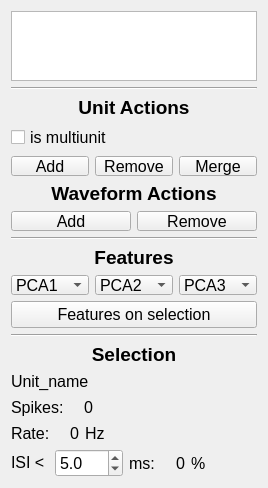
<?xml version="1.0" encoding="UTF-8"?>
<ui version="4.0">
 <class>UnitOperateTools</class>
 <widget class="QWidget" name="UnitOperateTools">
  <property name="geometry">
   <rect>
    <x>0</x>
    <y>0</y>
    <width>268</width>
    <height>396</height>
   </rect>
  </property>
  <property name="sizePolicy">
   <sizepolicy hsizetype="Minimum" vsizetype="Preferred">
    <horstretch>0</horstretch>
    <verstretch>0</verstretch>
   </sizepolicy>
  </property>
  <property name="font">
   <font>
    <pointsize>12</pointsize>
   </font>
  </property>
  <property name="windowTitle">
   <string>Form</string>
  </property>
  <layout class="QVBoxLayout" name="verticalLayout">
   <item>
    <widget class="QTableView" name="tableView">
     <property name="editTriggers">
      <set>QAbstractItemView::NoEditTriggers</set>
     </property>
     <property name="tabKeyNavigation">
      <bool>false</bool>
     </property>
     <property name="showDropIndicator" stdset="0">
      <bool>true</bool>
     </property>
     <property name="dragDropOverwriteMode">
      <bool>false</bool>
     </property>
     <attribute name="verticalHeaderVisible">
      <bool>false</bool>
     </attribute>
    </widget>
   </item>
   <item>
    <widget class="Line" name="line">
     <property name="orientation">
      <enum>Qt::Horizontal</enum>
     </property>
    </widget>
   </item>
   <item>
    <widget class="QLabel" name="unit_actions_label">
     <property name="font">
      <font>
       <pointsize>14</pointsize>
       <weight>75</weight>
       <bold>true</bold>
      </font>
     </property>
     <property name="text">
      <string>Unit Actions</string>
     </property>
     <property name="alignment">
      <set>Qt::AlignCenter</set>
     </property>
    </widget>
   </item>
   <item>
    <widget class="QCheckBox" name="is_multiunit_checkBox">
     <property name="text">
      <string>is multiunit</string>
     </property>
     <property name="tristate">
      <bool>false</bool>
     </property>
    </widget>
   </item>
   <item>
    <layout class="QHBoxLayout" name="horizontalLayout">
     <property name="sizeConstraint">
      <enum>QLayout::SetMinimumSize</enum>
     </property>
     <item>
      <widget class="QPushButton" name="add_unit_pushButton">
       <property name="minimumSize">
        <size>
         <width>45</width>
         <height>20</height>
        </size>
       </property>
       <property name="text">
        <string>Add</string>
       </property>
      </widget>
     </item>
     <item>
      <widget class="QPushButton" name="remove_unit_pushButton">
       <property name="minimumSize">
        <size>
         <width>45</width>
         <height>20</height>
        </size>
       </property>
       <property name="text">
        <string>Remove</string>
       </property>
      </widget>
     </item>
     <item>
      <widget class="QPushButton" name="merge_units_pushButton">
       <property name="minimumSize">
        <size>
         <width>45</width>
         <height>20</height>
        </size>
       </property>
       <property name="text">
        <string>Merge</string>
       </property>
      </widget>
     </item>
    </layout>
   </item>
   <item>
    <widget class="QLabel" name="wav_actions_label">
     <property name="font">
      <font>
       <pointsize>14</pointsize>
       <weight>75</weight>
       <bold>true</bold>
      </font>
     </property>
     <property name="text">
      <string>Waveform Actions</string>
     </property>
     <property name="alignment">
      <set>Qt::AlignCenter</set>
     </property>
    </widget>
   </item>
   <item>
    <layout class="QHBoxLayout" name="horizontalLayout_2">
     <property name="sizeConstraint">
      <enum>QLayout::SetMinimumSize</enum>
     </property>
     <item>
      <widget class="QPushButton" name="add_wav_pushButton">
       <property name="minimumSize">
        <size>
         <width>45</width>
         <height>20</height>
        </size>
       </property>
       <property name="text">
        <string>Add</string>
       </property>
       <property name="checkable">
        <bool>true</bool>
       </property>
      </widget>
     </item>
     <item>
      <widget class="QPushButton" name="remove_wav_pushButton">
       <property name="minimumSize">
        <size>
         <width>45</width>
         <height>20</height>
        </size>
       </property>
       <property name="text">
        <string>Remove</string>
       </property>
       <property name="checkable">
        <bool>true</bool>
       </property>
      </widget>
     </item>
    </layout>
   </item>
   <item>
    <widget class="Line" name="line_1">
     <property name="orientation">
      <enum>Qt::Horizontal</enum>
     </property>
    </widget>
   </item>
   <item>
    <widget class="QLabel" name="features_label">
     <property name="font">
      <font>
       <pointsize>14</pointsize>
       <weight>75</weight>
       <bold>true</bold>
      </font>
     </property>
     <property name="text">
      <string>Features</string>
     </property>
     <property name="alignment">
      <set>Qt::AlignCenter</set>
     </property>
    </widget>
   </item>
   <item>
    <layout class="QHBoxLayout" name="horizontalLayout_3">
     <item>
      <widget class="QComboBox" name="feature1_comboBox">
       <property name="sizePolicy">
        <sizepolicy hsizetype="Minimum" vsizetype="Fixed">
         <horstretch>0</horstretch>
         <verstretch>0</verstretch>
        </sizepolicy>
       </property>
       <property name="minimumSize">
        <size>
         <width>50</width>
         <height>20</height>
        </size>
       </property>
       <item>
        <property name="text">
         <string>PCA1</string>
        </property>
       </item>
       <item>
        <property name="text">
         <string>PCA2</string>
        </property>
       </item>
       <item>
        <property name="text">
         <string>PCA3</string>
        </property>
       </item>
       <item>
        <property name="text">
         <string>time</string>
        </property>
       </item>
       <item>
        <property name="text">
         <string>amplitude</string>
        </property>
       </item>
       <item>
        <property name="text">
         <string>slice</string>
        </property>
       </item>
      </widget>
     </item>
     <item>
      <widget class="QComboBox" name="feature2_comboBox">
       <property name="sizePolicy">
        <sizepolicy hsizetype="Minimum" vsizetype="Fixed">
         <horstretch>0</horstretch>
         <verstretch>0</verstretch>
        </sizepolicy>
       </property>
       <property name="minimumSize">
        <size>
         <width>50</width>
         <height>20</height>
        </size>
       </property>
       <property name="currentText">
        <string>PCA2</string>
       </property>
       <property name="currentIndex">
        <number>1</number>
       </property>
       <item>
        <property name="text">
         <string>PCA1</string>
        </property>
       </item>
       <item>
        <property name="text">
         <string>PCA2</string>
        </property>
       </item>
       <item>
        <property name="text">
         <string>PCA3</string>
        </property>
       </item>
       <item>
        <property name="text">
         <string>time</string>
        </property>
       </item>
       <item>
        <property name="text">
         <string>amplitude</string>
        </property>
       </item>
       <item>
        <property name="text">
         <string>slice</string>
        </property>
       </item>
      </widget>
     </item>
     <item>
      <widget class="QComboBox" name="feature3_comboBox">
       <property name="sizePolicy">
        <sizepolicy hsizetype="Minimum" vsizetype="Fixed">
         <horstretch>0</horstretch>
         <verstretch>0</verstretch>
        </sizepolicy>
       </property>
       <property name="minimumSize">
        <size>
         <width>50</width>
         <height>20</height>
        </size>
       </property>
       <property name="currentText">
        <string>PCA3</string>
       </property>
       <property name="currentIndex">
        <number>2</number>
       </property>
       <item>
        <property name="text">
         <string>PCA1</string>
        </property>
       </item>
       <item>
        <property name="text">
         <string>PCA2</string>
        </property>
       </item>
       <item>
        <property name="text">
         <string>PCA3</string>
        </property>
       </item>
       <item>
        <property name="text">
         <string>time</string>
        </property>
       </item>
       <item>
        <property name="text">
         <string>amplitude</string>
        </property>
       </item>
       <item>
        <property name="text">
         <string>slice</string>
        </property>
       </item>
      </widget>
     </item>
    </layout>
   </item>
   <item>
    <widget class="QPushButton" name="features_on_selection_pushButton">
     <property name="minimumSize">
      <size>
       <width>102</width>
       <height>0</height>
      </size>
     </property>
     <property name="text">
      <string>Features on selection</string>
     </property>
     <property name="checkable">
      <bool>true</bool>
     </property>
    </widget>
   </item>
   <item>
    <widget class="Line" name="line_2">
     <property name="orientation">
      <enum>Qt::Horizontal</enum>
     </property>
    </widget>
   </item>
   <item>
    <widget class="QLabel" name="selection_label">
     <property name="font">
      <font>
       <pointsize>14</pointsize>
       <weight>75</weight>
       <italic>false</italic>
       <bold>true</bold>
       <strikeout>false</strikeout>
       <kerning>true</kerning>
      </font>
     </property>
     <property name="text">
      <string>Selection</string>
     </property>
     <property name="alignment">
      <set>Qt::AlignCenter</set>
     </property>
    </widget>
   </item>
   <item>
    <widget class="QLabel" name="unit_name_value_label">
     <property name="text">
      <string>Unit_name</string>
     </property>
    </widget>
   </item>
   <item>
    <layout class="QHBoxLayout" name="selection_spikes_horizontalLayout">
     <item>
      <widget class="QLabel" name="spikes_label_1">
       <property name="text">
        <string>Spikes: </string>
       </property>
      </widget>
     </item>
     <item>
      <spacer name="horizontalSpacer">
       <property name="orientation">
        <enum>Qt::Horizontal</enum>
       </property>
       <property name="sizeType">
        <enum>QSizePolicy::Maximum</enum>
       </property>
       <property name="sizeHint" stdset="0">
        <size>
         <width>10</width>
         <height>20</height>
        </size>
       </property>
      </spacer>
     </item>
     <item>
      <widget class="QLabel" name="spikes_value_label">
       <property name="text">
        <string>0</string>
       </property>
      </widget>
     </item>
     <item>
      <spacer name="horizontalSpacer_4">
       <property name="orientation">
        <enum>Qt::Horizontal</enum>
       </property>
       <property name="sizeHint" stdset="0">
        <size>
         <width>40</width>
         <height>20</height>
        </size>
       </property>
      </spacer>
     </item>
    </layout>
   </item>
   <item>
    <layout class="QHBoxLayout" name="selection_rate_horizontalLayout">
     <item>
      <widget class="QLabel" name="rate_label_1">
       <property name="text">
        <string>Rate: </string>
       </property>
      </widget>
     </item>
     <item>
      <spacer name="horizontalSpacer_2">
       <property name="orientation">
        <enum>Qt::Horizontal</enum>
       </property>
       <property name="sizeType">
        <enum>QSizePolicy::Maximum</enum>
       </property>
       <property name="sizeHint" stdset="0">
        <size>
         <width>10</width>
         <height>20</height>
        </size>
       </property>
      </spacer>
     </item>
     <item>
      <widget class="QLabel" name="rate_value_label">
       <property name="text">
        <string>0</string>
       </property>
      </widget>
     </item>
     <item>
      <widget class="QLabel" name="rate_label_2">
       <property name="text">
        <string>Hz</string>
       </property>
      </widget>
     </item>
     <item>
      <spacer name="horizontalSpacer_5">
       <property name="orientation">
        <enum>Qt::Horizontal</enum>
       </property>
       <property name="sizeHint" stdset="0">
        <size>
         <width>40</width>
         <height>20</height>
        </size>
       </property>
      </spacer>
     </item>
    </layout>
   </item>
   <item>
    <layout class="QHBoxLayout" name="selection_isi_horizontalLayout">
     <item>
      <widget class="QLabel" name="isi_label_1">
       <property name="text">
        <string>ISI &lt; </string>
       </property>
      </widget>
     </item>
     <item>
      <widget class="QDoubleSpinBox" name="isi_thr_doubleSpinBox">
       <property name="decimals">
        <number>1</number>
       </property>
       <property name="value">
        <double>5.000000000000000</double>
       </property>
      </widget>
     </item>
     <item>
      <widget class="QLabel" name="isi_label_2">
       <property name="text">
        <string>ms: </string>
       </property>
      </widget>
     </item>
     <item>
      <spacer name="horizontalSpacer_3">
       <property name="orientation">
        <enum>Qt::Horizontal</enum>
       </property>
       <property name="sizeType">
        <enum>QSizePolicy::Maximum</enum>
       </property>
       <property name="sizeHint" stdset="0">
        <size>
         <width>10</width>
         <height>20</height>
        </size>
       </property>
      </spacer>
     </item>
     <item>
      <widget class="QLabel" name="under_isi_thr_value_label">
       <property name="text">
        <string>0</string>
       </property>
      </widget>
     </item>
     <item>
      <widget class="QLabel" name="isi_label_3">
       <property name="text">
        <string>%</string>
       </property>
      </widget>
     </item>
     <item>
      <spacer name="horizontalSpacer_6">
       <property name="orientation">
        <enum>Qt::Horizontal</enum>
       </property>
       <property name="sizeHint" stdset="0">
        <size>
         <width>40</width>
         <height>20</height>
        </size>
       </property>
      </spacer>
     </item>
    </layout>
   </item>
  </layout>
 </widget>
 <resources/>
 <connections/>
</ui>
